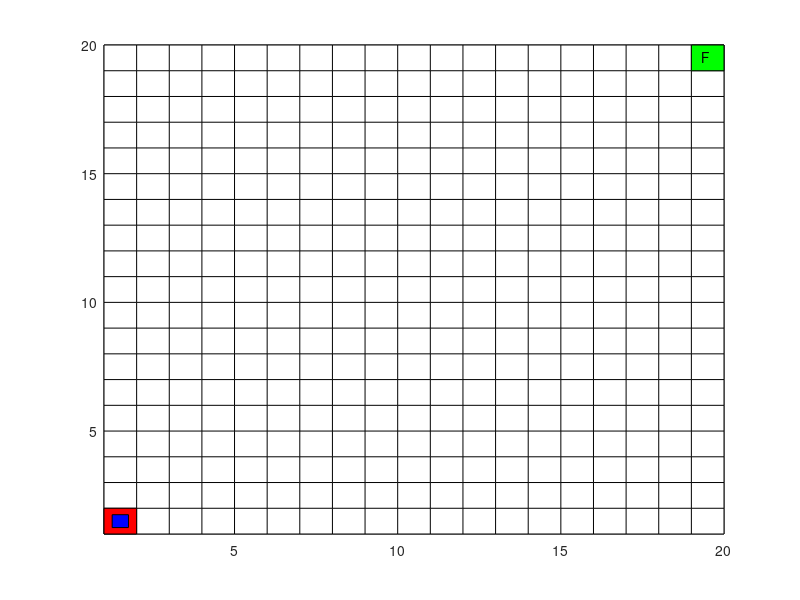

The MATLAB script that drew this image: (Note: this script raises an error after producing the figure.)
%% Creating random arrays filled with 1,4
%% 1 = good space
%% 2 = wall
%% 3 = negative reward
%% 4 = random event occurence (could be +/- reward)
%% Change Size Var For Sizing Grid
size = 20;
x = randi(4,size,1);
y = randi(4,size,1);

%% Size Values, Updates End Point Also
endpoint = 20;

[X, Y] = meshgrid(x,y);
pcolor(X);
colormap(white(2));

%% Patch Start Point
patch([1,2,2,1],[1,1,2,2],'r')
text(1.3,1.55,'S')

%% Patch End Point
patch([endpoint,endpoint - 1,endpoint - 1,endpoint],[endpoint - 1,endpoint - 1,endpoint,endpoint],'g')
text(endpoint - 0.7, endpoint - 0.45, 'F');

%% Variables For Storing Moving Dot
%% X Coordinates
x1 = 1.25;
x2 = 1.75;
x3 = 1.75;
x4 = 1.25;
%% Y Coordinates
y1 = 1.25;
y2 = 1.25;
y3 = 1.75;
y4 = 1.75;

%% Dot To Move
transferblock = patch([x1,x2,x3,x4],[y1,y2,y3,y4], 'b');

%%%%%%%%% Update Function %%%%%%%%%
% Pause To Show Moves
pause(0.5);

%%%%%  Updated Somewhere For Switch -> ** moveTaken = right **

%%%% Switch Case For Move %%%%
switch moveTaken
    
%% For Right Move
    case right
        delete(transferblock());
        transferblock = patch([x1 + 1,x2 + 1,x3 + 1,x4 + 1],[y1,y2,y3,y4], 'b');
        %% Update X Values
        x1 = x1 + 1;
        x2 = x2 + 1;
        x3 = x3 + 1;
        x4 = x4 + 1;

%% For Left Move
    case left
        delete(transferblock());
        transferblock = patch([x1 - 1,x2 - 1,x3 - 1,x4 - 1],[y1,y2,y3,y4], 'b');
        %% Update X Values
        x1 = x1 - 1;
        x2 = x2 - 1;
        x3 = x3 - 1;
        x4 = x4 - 1;

%% For Up Move
    case up
        delete(transferblock());
        transferblock = patch([x1,x2,x3,x4],[y1 + 1,y2 + 1,y3 + 1,y4 + 1], 'b');
        %% Update Y Values
        y1 = y1 + 1;
        y2 = y2 + 1;
        y3 = y3 + 1;
        y4 = y4 + 1;   

%% For Down Move
    case down
        delete(transferblock());
        transferblock = patch([x1,x2,x3,x4],[y1 - 1,y2 - 1,y3 - 1,y4 - 1], 'b');
        %% Update Y Values
        y1 = y1 - 1;
        y2 = y2 - 1;
        y3 = y3 - 1;
        y4 = y4 - 1;  

%% For Diagonal Left Up
    case leftup
        delete(transferblock());
        transferblock = patch([x1 - 1,x2 - 1,x3 - 1,x4 - 1],[y1 + 1,y2 + 1,y3 + 1,y4 + 1], 'b');
        %% Update X Values
        x1 = x1 - 1;
        x2 = x2 - 1;
        x3 = x3 - 1;
        x4 = x4 - 1;
        %% Update Y Values
        y1 = y1 + 1;
        y2 = y2 + 1;
        y3 = y3 + 1;
        y4 = y4 + 1;
    
%% For Diagonal Right Up
    case rightup
        delete(transferblock());
        transferblock = patch([x1 + 1,x2 + 1,x3 + 1,x4 + 1],[y1 + 1,y2 + 1,y3 + 1,y4 + 1], 'b');
        %% Update X Values
        x1 = x1 + 1;
        x2 = x2 + 1;
        x3 = x3 + 1;
        x4 = x4 + 1;
        %% Update Y Values
        y1 = y1 + 1;
        y2 = y2 + 1;
        y3 = y3 + 1;
        y4 = y4 + 1;
        
%% For Diagonal Left Down
    case leftdown
        delete(transferblock());
        transferblock = patch([x1 - 1,x2 - 1,x3 - 1,x4 - 1],[y1 - 1,y2 - 1,y3 - 1,y4 - 1], 'b');
        %% Update X Values
        x1 = x1 - 1;
        x2 = x2 - 1;
        x3 = x3 - 1;
        x4 = x4 - 1;
        %% Update Y Values
        y1 = y1 - 1;
        y2 = y2 - 1;
        y3 = y3 - 1;
        y4 = y4 - 1;
    
%% For Diagonal Right Down
    case rightdown
        delete(transferblock());
        transferblock = patch([x1 + 1,x2 + 1,x3 + 1,x4 + 1],[y1 - 1,y2 - 1,y3 - 1,y4 - 1], 'b');
        %% Update X Values
        x1 = x1 + 1;
        x2 = x2 + 1;
        x3 = x3 + 1;
        x4 = x4 + 1;
        %% Update Y Values
        y1 = y1 - 1;
        y2 = y2 - 1;
        y3 = y3 - 1;
        y4 = y4 - 1;
        
        
    
end
        
    




